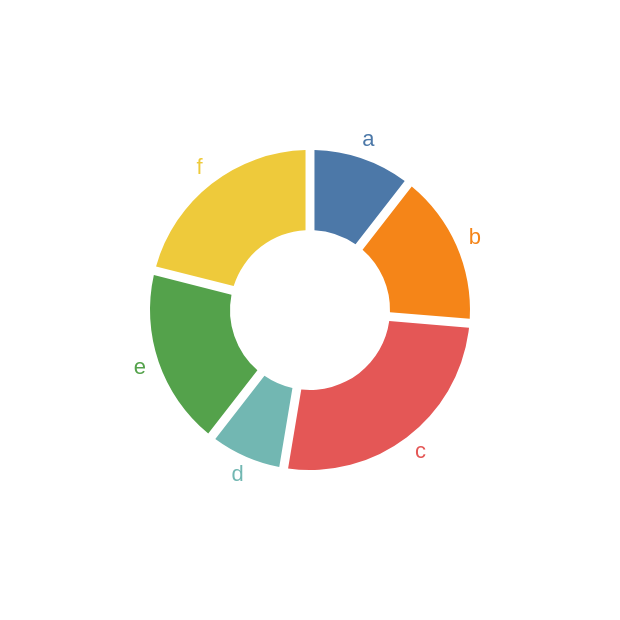

Write a Vega-Lite specification for this figure.
### Vega-Lite specification from a JSON file in a GitHub repository (floating-point values rounded to 4 significant figures)
{"$schema": "https://vega.github.io/schema/vega-lite/v4.json", "description": "A simple pie chart with labels.", "data": {"values": [{"category": "a", "value": 4}, {"category": "b", "value": 6}, {"category": "c", "value": 10}, {"category": "d", "value": 3}, {"category": "e", "value": 7}, {"category": "f", "value": 8}]}, "encoding": {"theta": {"field": "value", "type": "quantitative", "stack": true}, "color": {"field": "category", "type": "nominal", "legend": null}}, "layer": [{"mark": {"type": "arc", "padAngle": 0.05, "innerRadius": 40, "outerRadius": 80}}, {"mark": {"type": "text", "radius": 90}, "encoding": {"text": {"field": "category", "type": "nominal"}}}], "view": {"stroke": null}}
